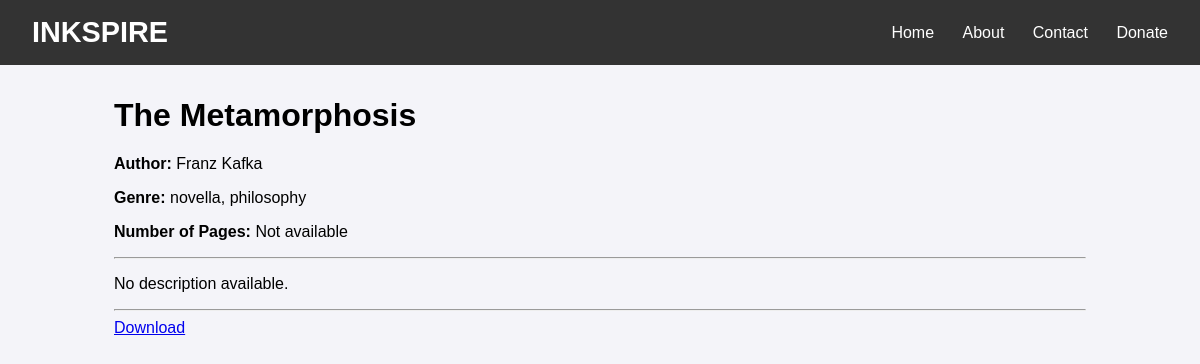
Screenshot of /book/1/ with the database file from the repository.
### books/models.py (models this page shows, shortened)
class Book(models.Model):
    title = models.CharField(max_length=200)
    author = models.CharField(max_length=200, null=True, blank=True)
    description = models.TextField(null=True, blank=True)
    cover_image = models.ImageField(upload_to='covers/', null=True, blank=True)
    file = models.FileField(upload_to='books/')
    number_of_pages = models.IntegerField(null=True, blank=True)
    genre = models.CharField(max_length=100, null=True, blank=True)

### books/views.py (the view)
# urls.py: path('book/<int:pk>/', views.book_detail, name='book_detail'),
def book_detail(request, pk):
    book = get_object_or_404(Book, pk=pk)
    return render(request, 'books/book_detail.html', {
        'book': book,
    })

### books/templates/books/book_detail.html (shortened to what this page needs)
{% extends "books/base.html" %}
{% block content %}
    <div class="container">
        <h1>{{ book.title }}</h1>
        <p><strong>Author:</strong> {{ book.author|default:"Not available" }}</p>
        <p><strong>Genre:</strong> {{ book.genre|default:"Not available" }}</p>
        <p><strong>Number of Pages:</strong> {{ book.number_of_pages|default:"Not available" }}</p>
        <hr>
        <p>{{ book.description|default:"No description available." }}</p>
        <hr>
        <a href="{{ book.file.url }}" class="btn-download" download>Download</a>
    </div>
{% endblock %}

### books/static/books/css/style.css (style rules this page uses)
body { font-family: Arial, sans-serif; margin: 0; padding: 0; background-color: #f4f4f9; }
.container { width: 90%; max-width: 1200px; margin: 2rem auto; }

### rows the page displays
Book: title "The Metamorphosis", author "Franz Kafka", genre "novella, philosophy", number_of_pages "Not available", description "No description available."
